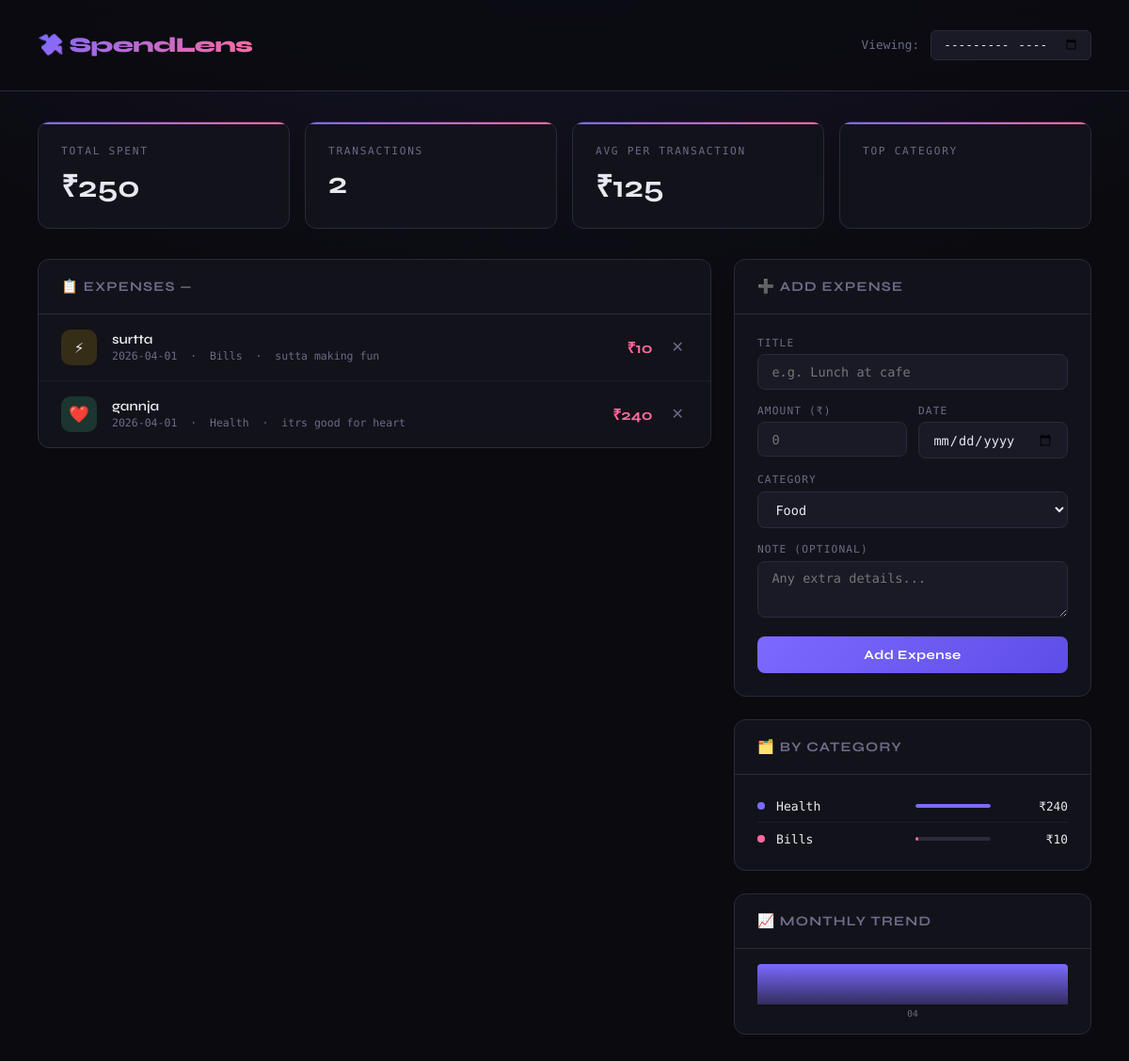
The app's page /?month= with its own data.
### tables this page shows
CREATE TABLE expenses (
                id INTEGER PRIMARY KEY AUTOINCREMENT,
                title TEXT NOT NULL,
                amount REAL NOT NULL,
                category TEXT NOT NULL,
                date TEXT NOT NULL,
                note TEXT
            );

### expense-main/expense_tracker/app.py (the view)
@app.route("/")
def index():
    conn = get_db()
    month = request.args.get("month", date.today().strftime("%Y-%m"))
    expenses = conn.execute(
        "SELECT * FROM expenses WHERE date LIKE ? ORDER BY date DESC",
        (f"{month}%",)
    ).fetchall()
    total = sum(e["amount"] for e in expenses)
    cat_data = conn.execute(
        "SELECT category, SUM(amount) as total FROM expenses WHERE date LIKE ? GROUP BY category",
        (f"{month}%",)
    ).fetchall()
    monthly = conn.execute("""
        SELECT strftime('%Y-%m', date) as month, SUM(amount) as total
        FROM expenses
        GROUP BY month
        ORDER BY month DESC
        LIMIT 6
    """).fetchall()
    conn.close()
    return render_template("index.html",
        expenses=expenses,
        total=total,
        categories=CATEGORIES,
        cat_data=cat_data,
        monthly=monthly,
        current_month=month
    )

### expense-main/expense_tracker/app.py (called while the page is built)
def get_db():
    conn = sqlite3.connect(DB_PATH)
    conn.row_factory = sqlite3.Row
    return conn

### expense-main/expense_tracker/templates/index.html (shortened to what this page needs)
<!DOCTYPE html>
<html lang="en">
<head>
</head>
<body>
<header>
  <div class="logo">💸 SpendLens</div>
  <div class="month-nav">
    <span>Viewing:</span>
    <input type="month" id="monthPicker" value="{{ current_month }}" onchange="location.href='/?month='+this.value">
  </div>
</header>
<div class="container">
  <div class="stats-row">
    <div class="stat-card">
      <div class="stat-label">Total Spent</div>
      <div class="stat-value">₹{{ "%.0f"|format(total) }}</div>
    </div>
    <div class="stat-card">
      <div class="stat-label">Transactions</div>
      <div class="stat-value">{{ expenses|length }}</div>
    </div>
    <div class="stat-card">
      <div class="stat-label">Avg per Transaction</div>
      <div class="stat-value">₹{{ "%.0f"|format(total / expenses|length) if expenses else "0" }}</div>
    </div>
    <div class="stat-card">
      <div class="stat-label">Top Category</div>
    </div>
  </div>
  <div class="main-grid">
    <div>
      <div class="panel">
        <div class="panel-header">📋 Expenses — {{ current_month }}</div>
        {% if expenses %}
          <div class="expense-list">
          {% for e in expenses %}
          {% set icons = {'Food':'🍔','Transport':'🚗','Shopping':'🛍️','Bills':'⚡','Health':'❤️','Entertainment':'🎬','Education':'📚','Other':'📦'} %}
          {% set colors = {'Food':'rgba(255,180,0,0.15)','Transport':'rgba(0,180,255,0.15)','Shopping':'rgba(255,106,158,0.15)','Bills':'rgba(255,200,0,0.15)','Health':'rgba(79,255,176,0.15)','Entertainment':'rgba(180,100,255,0.15)','Education':'rgba(100,200,255,0.15)','Other':'rgba(150,150,180,0.15)'} %}
          <div class="expense-item">
            <div class="expense-icon" style="background:{{ colors.get(e.category,'rgba(124,106,255,0.15)') }}">
              {{ icons.get(e.category, '📦') }}
            </div>
            <div class="expense-info">
              <div class="expense-title">{{ e.title }}</div>
              <div class="expense-meta">{{ e.date }} &nbsp;·&nbsp; {{ e.category }}{% if e.note %} &nbsp;·&nbsp; {{ e.note[:30] }}{% endif %}</div>
            </div>
            <div class="expense-amount">₹{{ "%.0f"|format(e.amount) }}</div>
            <form method="POST" action="/delete/{{ e.id }}" style="display:inline">
              <button class="del-btn" type="submit" title="Delete">✕</button>
            </form>
          </div>
          {% endfor %}
          </div>
        {% else %}
          <div class="empty-state">
            <div class="empty-icon">🧾</div>
            <div>No expenses for {{ current_month }}</div>
          </div>
        {% endif %}
      </div>
    </div>
    <div style="display:flex;flex-direction:column;gap:1.5rem;">
      <div class="panel">
        <div class="panel-header">➕ Add Expense</div>
        <form class="add-form" method="POST" action="/add">
          <div>
            <label>Title</label>
            <input type="text" name="title" placeholder="e.g. Lunch at cafe" required>
          </div>
          <div class="form-row">
            <div>
              <label>Amount (₹)</label>
              <input type="number" name="amount" placeholder="0" step="0.01" min="0" required>
            </div>
            <div>
              <label>Date</label>
              <input type="date" name="date" value="{{ current_month }}-01">
            </div>
          </div>
          <div>
            <label>Category</label>
            <select name="category">
              {% for cat in categories %}
              <option>{{ cat }}</option>
              {% endfor %}
            </select>
          </div>
          <div>
            <label>Note (optional)</label>
            <textarea name="note" placeholder="Any extra details..."></textarea>
          </div>
          <button class="btn btn-primary" type="submit">Add Expense</button>
        </form>
      </div>
      {% if cat_data %}
      <div class="panel">
        <div class="panel-header">🗂️ By Category</div>
        {% set max_cat = cat_data|sort(attribute='total',reverse=True)|first %}
        <div class="cat-list">
        {% set palette = ['#7c6aff','#ff6a9e','#4fffb0','#ffd06a','#6af0ff','#ff8c6a','#c06aff','#6aff9e'] %}
        {% for row in cat_data|sort(attribute='total',reverse=True) %}
        <div class="cat-item">
          <div class="cat-dot" style="background:{{ palette[loop.index0 % palette|length] }}"></div>
          <div class="cat-name">{{ row.category }}</div>
          <div class="cat-bar-wrap">
            <div class="cat-bar" style="width:{{ (row.total/max_cat.total*100)|int }}%;background:{{ palette[loop.index0 % palette|length] }}"></div>
          </div>
          <div class="cat-amount">₹{{ "%.0f"|format(row.total) }}</div>
        </div>
        {% endfor %}
        </div>
      </div>
      {% endif %}
      {% if monthly %}
      <div class="panel">
        <div class="panel-header">📈 Monthly Trend</div>
        {% set max_month = monthly|sort(attribute='total',reverse=True)|first %}
        <div class="trend-row">
        {% for m in monthly|reverse %}
        <div class="trend-bar-wrap">
          <div class="trend-bar" style="height:{{ (m.total/max_month.total*60)|int }}px" title="₹{{ '%.0f'|format(m.total) }}"></div>
          <div class="trend-label">{{ m.month[5:] }}</div>
        </div>
        {% endfor %}
        </div>
      </div>
      {% endif %}
    </div>
  </div>
</div>
</body>
</html>

### records on screen
expenses: get "⚡", title "surtta", date "2026-04-01", category "Bills", note "sutta making fun", amount "10"
expenses: get "❤️", title "gannja", date "2026-04-01", category "Health", note "itrs good for heart", amount "240"

### other values on screen
{{ "%.0f"|format(total) }} "250"
{{ expenses|length }} "2"
{{ "%.0f"|format(total / expenses|length) if expenses else "0" }} "125"
{{ row.category }} "Health" "Bills"
{{ "%.0f"|format(row.total) }} "240" "10"
{{ m.month[5:] }} "04"
form field category "Food"
